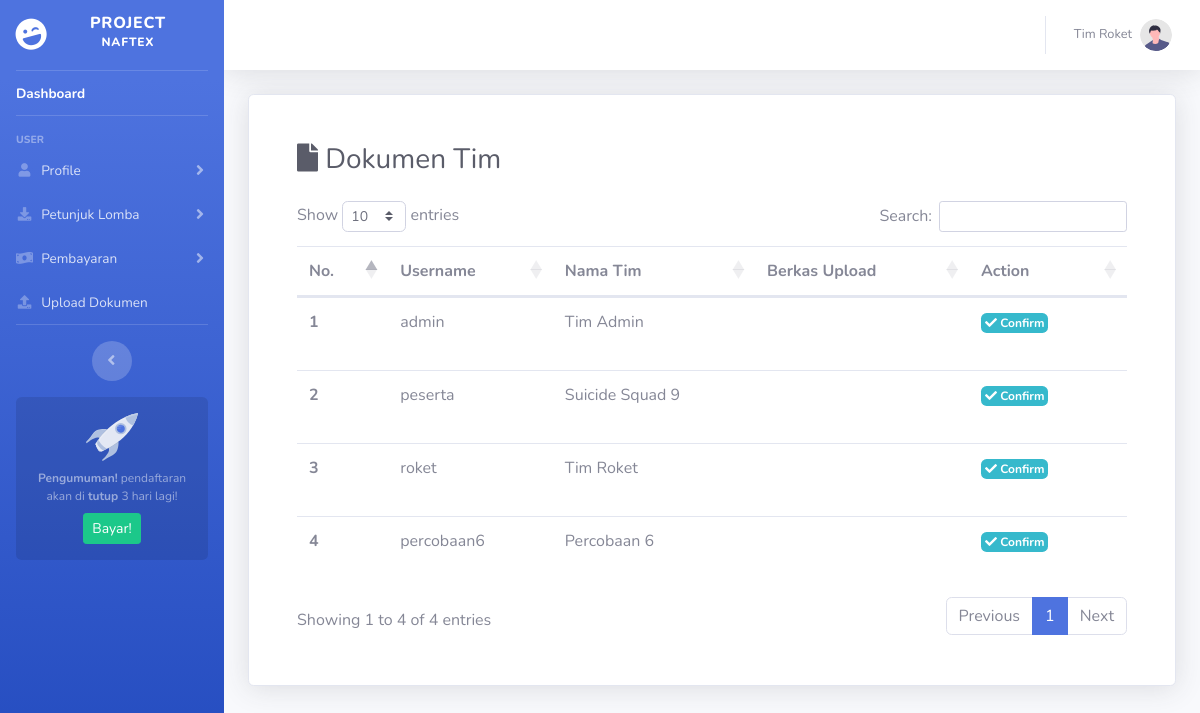
/dashboard/docTim.php (signed in), run on the app's committed database.
### tables this page shows
CREATE TABLE `user` (
  `id_user` int(11) NOT NULL,
  `username` varchar(50) NOT NULL,
  `password` varchar(50) NOT NULL,
  `nama` varchar(50) NOT NULL,
  `email` varchar(50) NOT NULL,
  `level` varchar(50) NOT NULL,
  `foto` varchar(50) NOT NULL,
  `id_lomba` int(11) NOT NULL
);

CREATE TABLE `dokumen_peserta` (
  `username` varchar(50) NOT NULL,
  `proposal` varchar(100) NOT NULL,
  `sk` varchar(100) NOT NULL,
  `ktm` varchar(100) NOT NULL,
  `status_dokumen` varchar(100) NOT NULL
);

### dashboard/include/session.php (called while the page is built, shortened)
<?php
	if (isset($_SESSION['id_user'])) {
		$id_user = $_SESSION['id_user'];
		$query_n = mysqli_query($koneksi, "SELECT `nama` FROM `user` WHERE `id_user`='$id_user'");
	    while($data_n = mysqli_fetch_row($query_n)){
	      $nama = $data_n[0];
	    }
	}
?>

### dashboard/docTim.php (the view, shortened to what this page needs)
<?php
    include('../koneksi/koneksi.php');
    include('include/session.php');
?>
<!DOCTYPE html>
<html lang="en">
<head>
    <?php include "include/head.php" ?>
</head>
<body id="page-top">
    <div id="wrapper">
        <?php include "include/sidebar.php" ?>
        <div id="content-wrapper" class="d-flex flex-column">
            <div id="content">
                <?php include "include/navbar.php" ?>
                <div class="container-fluid">
                    <div class="container col-12 card shadow p-5">
                        <h1 class="h3 mb-4 text-gray-800"><i class="fas fa-file"></i> Dokumen Tim</h1>
                        <div class="row justify-content-center">
                            <div class="col-md-12">
                                <div class="table-responsive-md">
                                    <table id="dataTable" class="table table-hover">
                                        <thead>
                                            <tr>
                                                <th scope="col">No.</th>
                                                <th scope="col">Username</th>
                                                <th scope="col">Nama Tim</th>
                                                <th scope="col">Berkas Upload</th>
                                                <th scope="col" width="120px">Action</th>
                                        </thead>
                                        <tbody>
                                            <?php
                                                $no=1;
                                                $sql_p = "SELECT user.username, user.nama, dokumen_peserta.proposal, dokumen_peserta.sk, dokumen_peserta.ktm, dokumen_peserta.status_dokumen FROM `user`
                                                LEFT JOIN `dokumen_peserta` ON dokumen_peserta.username = user.username";
                                                $query_p = mysqli_query($koneksi,$sql_p);
                                                while($data_p = mysqli_fetch_row($query_p)){
                                                    $username   = $data_p[0];
                                                    $nama       = $data_p[1];
                                                    $proposal   = $data_p[2];
                                                    $sk         = $data_p[3];
                                                    $status     = $data_p[5];
                                            ?>
                                            <tr>
                                                <th scope="row"><?= $no ?></th>
                                                <td><?= $username ?></td>
                                                <td><?= $nama ?></td>
                                                <td>
                                                    <a href="#" data-toggle="modal" data-target="#tampilpdf" onclick='setTampil("<?= $proposal ?>")'><?= $proposal ?></a> <br>
                                                    <a href="#" data-toggle="modal" data-target="#tampilpdf" onclick='setTampil("<?= $sk ?>")'><?= $sk ?></a> <br>
                                                </td>
                                                <td>
                                                    <?php if ($status=="") { ?>
                                                        <a href="#" data-toggle="modal" data-target="#confirmModal" class="badge badge-info p-1" onclick='setConfirm("<?= $username ?>")'><i class="fas fa-check"></i> Confirm</a>
                                                    <?php } else if ($status=="confirmed") { ?>
                                                        <a href="#" class="badge badge-success p-1"><i class="fas fa-check-double"> Verified</i></a>
                                                    <?php } ?>
                                                </td>
                                            </tr>
                                            <?php $no++; } ?>
                                        </tbody>
                                    </table>
                                </div>
                            </div>
                        </div>
                    </div>
                </div>
            </div>
        </div>
    </div>
</body>
</html>

### dashboard/include/navbar.php (shortened to what this page needs)
<nav class="navbar navbar-expand navbar-light bg-white topbar mb-4 static-top shadow">
    <ul class="navbar-nav ml-auto">
        <li class="nav-item dropdown no-arrow">
            <a class="nav-link dropdown-toggle" href="#" id="userDropdown" role="button" data-toggle="dropdown" aria-haspopup="true" aria-expanded="false">
                <span class="mr-2 d-none d-lg-inline text-gray-600 small"><?= $nama ?></span>
                <img class="img-profile rounded-circle" src="assets/img/undraw_profile.svg" />
            </a>
        </li>
    </ul>
</nav>

### dashboard/include/head.php (style rules this page uses)
.nav-item .nav-link { padding-top: 10px !important; padding-bottom: 10px !important }

### data on the page
user: nama "Tim Roket"
dokumen_peserta: user.username "admin", user.nama "Tim Admin"
dokumen_peserta: user.username "peserta", user.nama "Suicide Squad 9"
dokumen_peserta: user.username "roket", user.nama "Tim Roket"
dokumen_peserta: user.username "percobaan6", user.nama "Percobaan 6"
